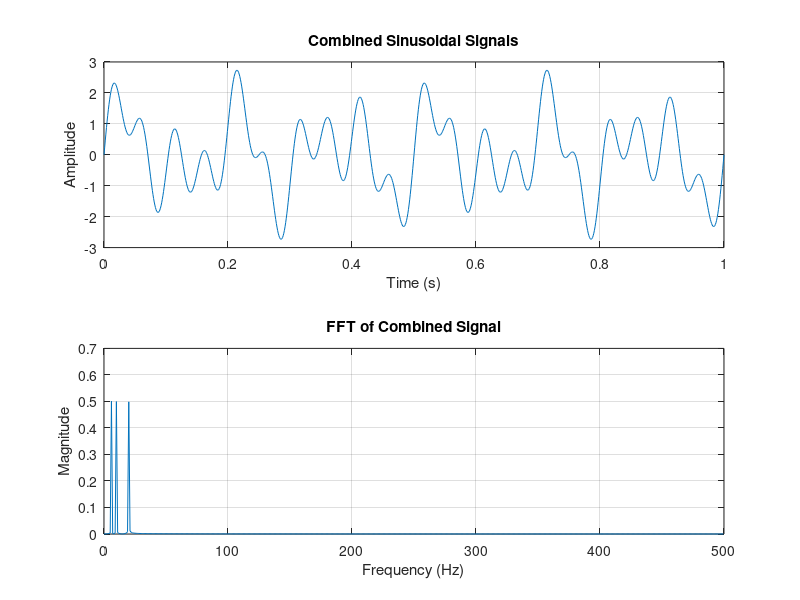

Reproduce this figure in MATLAB. (Note: this script raises an error after producing the figure.)
% Define parameters
Fs = 1000;          % Sampling frequency (Hz)
t = 0:1/Fs:1;       % Time vector (1 second duration)
A = 1;              % Amplitude

% Generate sinusoidal signals
signal_6Hz = A * sin(2 * pi * 6 * t);
signal_10Hz = A * sin(2 * pi * 10 * t);
signal_20Hz = A * sin(2 * pi * 20 * t);

% Superimpose the signals
combined_signal = signal_6Hz + signal_10Hz + signal_20Hz;

% Plot the combined signal
figure;
subplot(2,1,1);
plot(t, combined_signal);
title('Combined Sinusoidal Signals');
xlabel('Time (s)');
ylabel('Amplitude');
grid on;

% Perform FFT
N = length(combined_signal);                % Length of the signal
frequencies = (0:N-1)*(Fs/N);               % Frequency vector
fft_signal = fft(combined_signal)/N;        % Compute FFT
fft_signal_abs = abs(fft_signal(1:N/2+1));  % Take the absolute value of the FFT result

% Plot the FFT result
subplot(2,1,2);
plot(frequencies(1:N/2+1), fft_signal_abs);
title('FFT of Combined Signal');
xlabel('Frequency (Hz)');
ylabel('Magnitude');
grid on;


alphas = linspace(0, 1, 21);  % Include 1 and exclude 0
alphas = alphas(2:end); 
Ls = linspace(1,10,10);
num_best = 5; % Number of best indexes you want to find
best_values = Inf(1, num_best); % Initialize with Inf
best_alphas = zeros(1, num_best);
best_Ls = zeros(1, num_best);

for i = 1:length(alphas)
    alpha = alphas(i);
    for j = 1:length(Ls)
        L = Ls(j);
        [Cest, Kest, Pred, NMSE] = LET_1(low_noise, x1l, alpha, L, Q, Nfig);
        sum_NMSE = sum(abs(NMSE));
        [max_value, max_index] = max(best_values);
        if sum_NMSE < max_value
            best_values(max_index) = sum_NMSE;
            best_alphas(max_index) = i;
            best_Ls(max_index) = j;
        end 
    end
end

% Output the lowest 5 alphas and Ls
for k = 1:num_best
    disp(['Alpha ', num2str(k), ': ', num2str(alphas(best_alphas(k))), ', L ', num2str(k), ': ', num2str(Ls(best_Ls(k)))]);
end